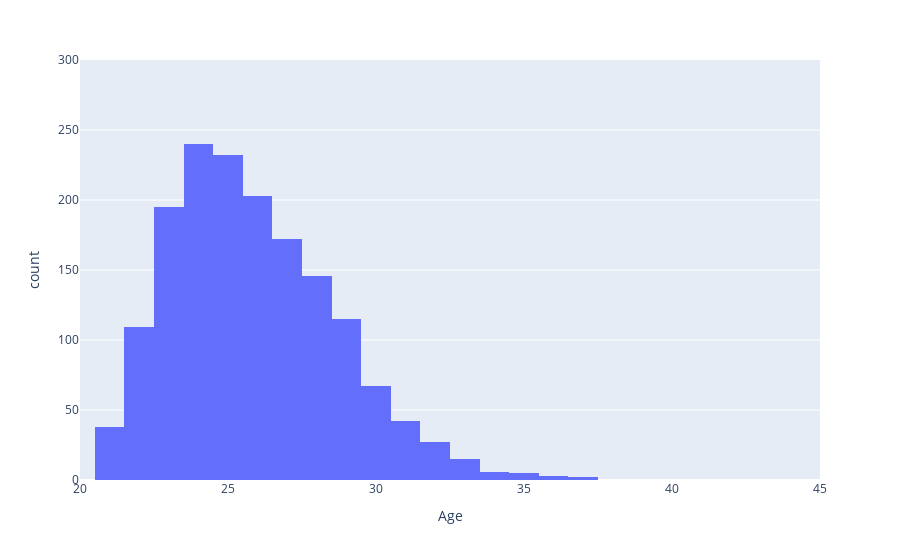

Here is the notebook cell this chart was saved with:
### Code cell
rb_fig = px.histogram(rush500_rb, x = 'Age')
rb_fig.update_yaxes(range = [0,300])
rb_fig.update_xaxes(range = [20, 45])
rb_fig.show()

### Figure 1 — Plotly figure (JSON) as saved in the notebook; plotly's stock layout.template omitted (floating-point values rounded to 4 significant figures; data arrays with more than 128 entries replaced by an {"elided": "..."} marker saying what was removed)
{"data": [{"alignmentgroup": "True", "bingroup": "x", "hovertemplate": "Age=%{x}<br>count=%{y}<extra></extra>", "legendgroup": "", "marker": {"color": "#636efa", "pattern": {"shape": ""}}, "name": "", "offsetgroup": "", "orientation": "v", "showlegend": false, "type": "histogram", "x": {"elided": "1617 int values"}, "xaxis": "x", "yaxis": "y"}], "layout": {"barmode": "relative", "legend": {"tracegroupgap": 0}, "margin": {"t": 60}, "xaxis": {"anchor": "y", "domain": [0, 1], "range": [20, 45], "title": {"text": "Age"}}, "yaxis": {"anchor": "x", "domain": [0, 1], "range": [0, 300], "title": {"text": "count"}}}}
